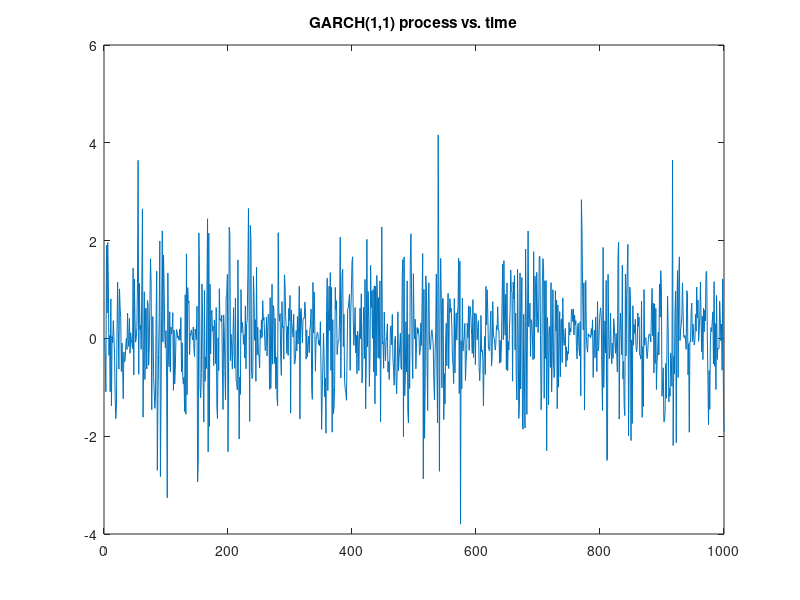

This figure's MATLAB source:
%% Info
% *Author: Ashley Robertson*
% *Excerise: 3.1.3 Meucci*

%%%%%%%%%%%%%%%%%%%%%%%%%%%%%%%%%%%%%%%%%%%%%%%%%%%%%%%%%%%%%%%%%%%%%%%%%%%%%%%%%%%%%%%%%%%%%%%%%%%%%%%%%%%%%%%%%%
% clean up workspace
clear; close all;  clc;
%%%%%%%%%%%%%%%%%%%%%%%%%%%%%%%%%%%%%%%%%%%%%%%%%%%%%%%%%%%%%%%%%%%%%%%%%%%%%%%%%%%%%%%%%%%%%%%%%%%%%%%%%%%%%%%%%%
% define input parameters

mu=.05;
a=.45;
b=.5;
s=.03;
T=10^3;

%%%%%%%%%%%%%%%%%%%%%%%%%%%%%%%%%%%%%%%%%%%%%%%
z=randn(T,1);
s2=s^2;
for t=1:T-1
    s2(t+1)=s^2+a*s2(t)+b*(z(t)^2);
    eps(t+1)=mu+sqrt(s2(t+1))*z(t+1);
end

figure
plot(eps);
title('GARCH(1,1) process vs. time')
%The invariants are the shocks in the volatility, which also directly drive
%the randomness of the process. 
%%
% *Notice that these invariants are not directly
% %measurable.*
